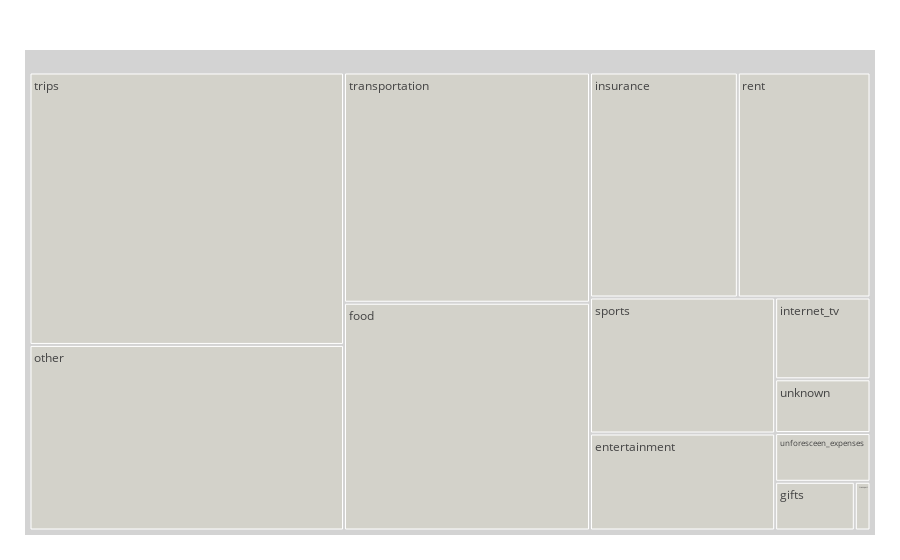

Notebook cell for this chart:
### Code cell
import functions as functions
importlib.reload(functions)

settings = functions.load_settings('./dashboard_config.yaml')
functions.treemap_df(core_transaction_df,
        settings['plots']['treemap_plot'])

### Figure 1 — Plotly figure (JSON) as saved in the notebook; plotly's stock layout.template omitted (floating-point values rounded to 4 significant figures)
{"data": [{"branchvalues": "total", "customdata": [["#d3d2ca"], ["#d3d2ca"], ["#d3d2ca"], ["#d3d2ca"], ["#d3d2ca"], ["#d3d2ca"], ["#d3d2ca"], ["#d3d2ca"], ["#d3d2ca"], ["#d3d2ca"], ["#d3d2ca"], ["#d3d2ca"], ["#d3d2ca"], ["#d3d2ca"], ["#d3d2ca"], ["#d3d2ca"], ["#d3d2ca"], ["#d3d2ca"], ["#d3d2ca"], ["#d3d2ca"], ["#d3d2ca"], ["#d3d2ca"], ["#d3d2ca"], ["#d3d2ca"], ["#d3d2ca"], ["#d3d2ca"], ["#d3d2ca"], ["#d3d2ca"], ["#d3d2ca"], ["#d3d2ca"], ["#d3d2ca"], ["#d3d2ca"], ["#d3d2ca"], ["#d3d2ca"], ["#d3d2ca"], ["#d3d2ca"], ["#d3d2ca"], ["#d3d2ca"], ["#d3d2ca"], ["#d3d2ca"], ["#d3d2ca"], ["#d3d2ca"], ["#d3d2ca"], ["#d3d2ca"], ["#d3d2ca"]], "domain": {"x": [0, 1], "y": [0, 1]}, "hovertemplate": "labels=%{label}<br>inverted_amount=%{value}<br>parent=%{parent}<br>id=%{id}<br>color=%{customdata[0]}<extra></extra>", "ids": ["entertainment/entertainment", "trips/trips/mosbach_2025", "trips/trips/oostenrijk_2025", "trips/trips/parijs_2025", "trips/trips/wenen_budapest_2025", "trips/trips/zeeland_2025", "unforesceen_expenses/unforesceen_expenses", "unknown/unknown", "entertainment", "food", "gifts", "income", "insurance", "internet_tv", "other", "rent", "sports", "transport", "transportation", "trips", "trips/trips/luxemburg_2025", "unforesceen_expenses", "trips/trips/escala_2024", "trips/trips/barryweekend_2025", "entertainment/entertainment/drinks", "food/food", "food/food/groceries", "food/food/restaurants", "food/food/student_restaurants", "gifts/gifts", "income/income", "income/income/parental_income", "income/income/stocks_obligations_loans", "insurance/insurance", "internet_tv/internet_tv", "other/other", "other/other/carnaval_aalst", "rent/rent", "sports/sports", "transport/transport/public_transport", "transportation/transportation", "transportation/transportation/fuel", "trips/trips", "trips/trips/dolomieten_2025", "unknown"], "labels": ["entertainment", "trips/mosbach_2025", "trips/oostenrijk_2025", "trips/parijs_2025", "trips/wenen_budapest_2025", "trips/zeeland_2025", "unforesceen_expenses", "unknown", "entertainment", "food", "gifts", "income", "insurance", "internet_tv", "other", "rent", "sports", "transport", "transportation", "trips", "trips/luxemburg_2025", "unforesceen_expenses", "trips/escala_2024", "trips/barryweekend_2025", "entertainment/drinks", "food", "food/groceries", "food/restaurants", "food/student_restaurants", "gifts", "income", "income/parental_income", "income/stocks_obligations_loans", "insurance", "internet_tv", "other", "other/carnaval_aalst", "rent", "sports", "transport/public_transport", "transportation", "transportation/fuel", "trips", "trips/dolomieten_2025", "unknown"], "marker": {"colors": ["#d3d2ca", "#d3d2ca", "#d3d2ca", "#d3d2ca", "#d3d2ca", "#d3d2ca", "#d3d2ca", "#d3d2ca", "#d3d2ca", "#d3d2ca", "#d3d2ca", "#d3d2ca", "#d3d2ca", "#d3d2ca", "#d3d2ca", "#d3d2ca", "#d3d2ca", "#d3d2ca", "#d3d2ca", "#d3d2ca", "#d3d2ca", "#d3d2ca", "#d3d2ca", "#d3d2ca", "#d3d2ca", "#d3d2ca", "#d3d2ca", "#d3d2ca", "#d3d2ca", "#d3d2ca", "#d3d2ca", "#d3d2ca", "#d3d2ca", "#d3d2ca", "#d3d2ca", "#d3d2ca", "#d3d2ca", "#d3d2ca", "#d3d2ca", "#d3d2ca", "#d3d2ca", "#d3d2ca", "#d3d2ca", "#d3d2ca", "#d3d2ca"]}, "maxdepth": 1, "name": "", "parents": ["entertainment", "trips", "trips", "trips", "trips", "trips", "unforesceen_expenses", "unknown", "", "", "", "", "", "", "", "", "", "", "", "", "trips", "", "trips", "trips", "entertainment", "food", "food", "food", "food", "gifts", "income", "income", "income", "insurance", "internet_tv", "other", "other", "rent", "sports", "transport", "transportation", "transportation", "trips", "trips", ""], "root": {"color": "lightgrey"}, "type": "treemap", "values": [218.4, 236.9, 1105.0, 25.8, 23.0, 432.2, 155.3, 171.2, 599.8, 1872.0, 129.6, -26320.0, 1111.0, 260.6, 1950.0, 997.4, 841.5, 25.5, 1893.0, 2863.0, 252.5, 155.3, 23.0, 367.5, 381.4, 139.5, 1210.0, 312.3, 210.7, 129.6, -22730.0, -3240.0, -345.8, 1111.0, 260.6, 1654.0, 296.3, 997.4, 841.5, 25.5, 364.9, 1528.0, 50.0, 346.8, 171.2]}], "layout": {"legend": {"tracegroupgap": 0}, "margin": {"b": 25, "l": 25, "r": 25, "t": 50}, "treemapcolorway": ["#d3d2ca"]}}
